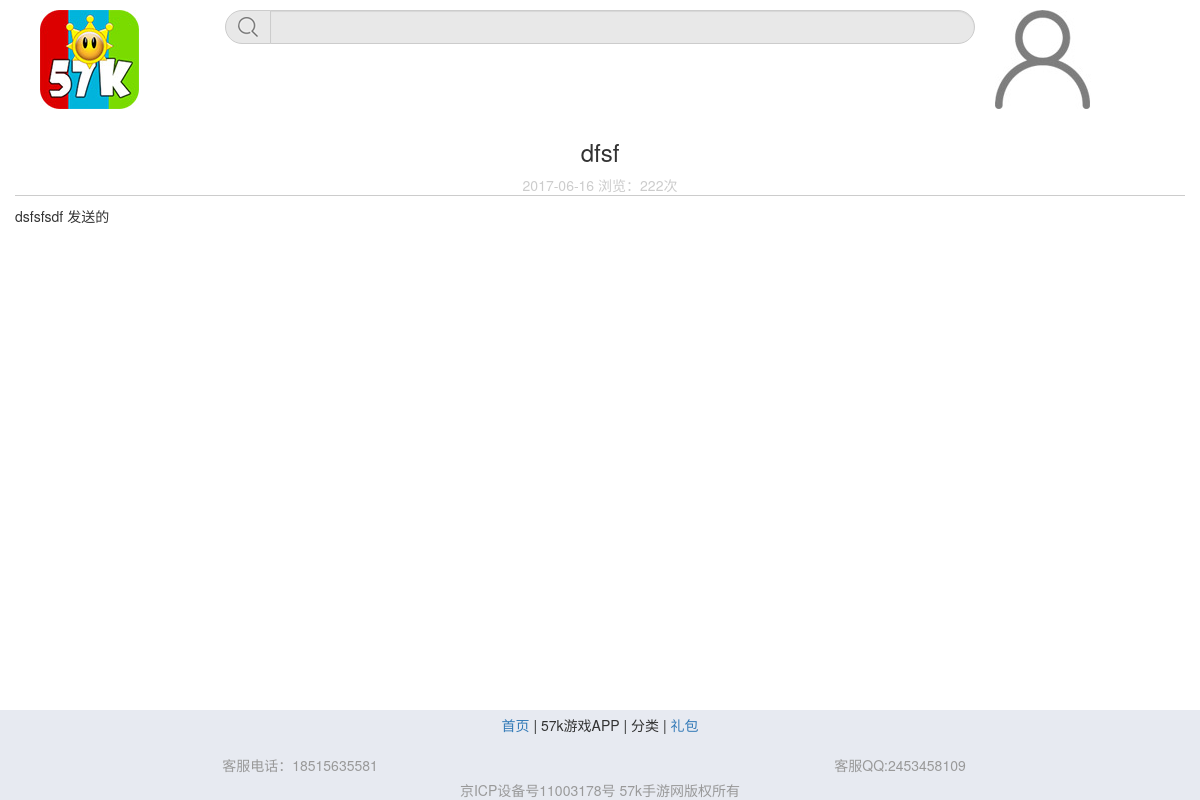
The app's page /index.php/newscon?id=2 with its own data.
### tables this page shows
CREATE TABLE `news` (
  `id` int(10) NOT NULL AUTO_INCREMENT,
  `gameid` int(10) NOT NULL,
  `title` varchar(225) NOT NULL,
  `content` text,
  `addtime` datetime DEFAULT NULL,
  `downnum` int(225) DEFAULT NULL,
  PRIMARY KEY (`id`)
);

### application/controllers/Newscon.php (called while the page is built, shortened)
<?php
class Newscon extends CI_Controller {
    public function index()
    {
        $params = array();
        $params['id'] = $this->input->get('id',true);
        $data = array();
        $this->load->model('news_model');
        $result = $this->news_model->news_con_model($params);
        $data['newscon']=$result;
        $this->load->view('newscon',$data);
    }
}

### index.php (called while the page is built, shortened)
<?php
require_once BASEPATH.'core/CodeIgniter.php';

### application/models/News_model.php (called while the page is built, shortened)
<?php
class News_Model extends CI_Model{
    function __construct(){
        $this->db->query('set names utf8');
    }
    public function news_con_model($args)
    {
        $id = $args['id'];
        $sql="select * from news where id=?";
        $query=$this->db->query($sql,array($id));
        return $query->first_row('array');
    }
}

### application/views/newscon.php (the view, shortened to what this page needs)
<?php
include ('top.php');
?>
<body>
<?php
include ('sou_old.php');
?>
<div class="container-fluid">
    <div class="row">
        <div class="col-md-12 col-sm-12 col-xs-12">
            <h3 style="width: 100%; text-align: center;"><?php echo $newscon['title'];?></h3>
            <div style="width: 100%; text-align: center; color: #CCCCCC; border-bottom: 1px solid #ccc; margin-bottom: 10px;"><?php echo substr($newscon['addtime'],0,11)."  浏览：".$newscon['downnum'];?>次</div>
            <p><?php echo $newscon['content'];?></p>
        </div>
    </div>
</div>
<?php
include ('bottom.php');
?>
</body>
</html>

### records on screen
news: title "dfsf", addtime "2017-06-16", downnum "222", content "dsfsfsdf 发送的"
